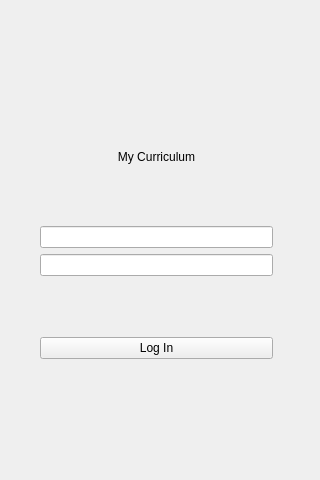
<?xml version="1.0" encoding="UTF-8"?>
<ui version="4.0">
 <class>login</class>
 <widget class="QWidget" name="login">
  <property name="geometry">
   <rect>
    <x>0</x>
    <y>0</y>
    <width>320</width>
    <height>480</height>
   </rect>
  </property>
  <property name="windowTitle">
   <string>widget</string>
  </property>
  <property name="styleSheet">
   <string notr="true"/>
  </property>
  <widget class="QWidget" name="layoutWidget">
   <property name="geometry">
    <rect>
     <x>40</x>
     <y>110</y>
     <width>244</width>
     <height>329</height>
    </rect>
   </property>
   <layout class="QVBoxLayout" name="layout_whole">
    <property name="leftMargin">
     <number>0</number>
    </property>
    <property name="topMargin">
     <number>40</number>
    </property>
    <property name="bottomMargin">
     <number>80</number>
    </property>
    <item>
     <widget class="QLabel" name="lable_title">
      <property name="text">
       <string>My Curriculum</string>
      </property>
      <property name="alignment">
       <set>Qt::AlignCenter</set>
      </property>
     </widget>
    </item>
    <item>
     <spacer name="spacer_top">
      <property name="orientation">
       <enum>Qt::Vertical</enum>
      </property>
      <property name="sizeHint" stdset="0">
       <size>
        <width>20</width>
        <height>40</height>
       </size>
      </property>
     </spacer>
    </item>
    <item>
     <layout class="QHBoxLayout" name="horizontalLayout">
      <item>
       <widget class="QLineEdit" name="line_edit_id"/>
      </item>
     </layout>
    </item>
    <item>
     <layout class="QHBoxLayout" name="horizontalLayout_2">
      <item>
       <widget class="QLineEdit" name="line_edit_pwd">
        <property name="echoMode">
         <enum>QLineEdit::Password</enum>
        </property>
       </widget>
      </item>
     </layout>
    </item>
    <item>
     <spacer name="spacer_bottom">
      <property name="orientation">
       <enum>Qt::Vertical</enum>
      </property>
      <property name="sizeHint" stdset="0">
       <size>
        <width>20</width>
        <height>40</height>
       </size>
      </property>
     </spacer>
    </item>
    <item>
     <layout class="QHBoxLayout" name="horizontalLayout_3"/>
    </item>
    <item>
     <widget class="QPushButton" name="button_login">
      <property name="text">
       <string>Log In</string>
      </property>
     </widget>
    </item>
   </layout>
  </widget>
 </widget>
 <layoutdefault spacing="6" margin="11"/>
 <resources/>
 <connections/>
</ui>
